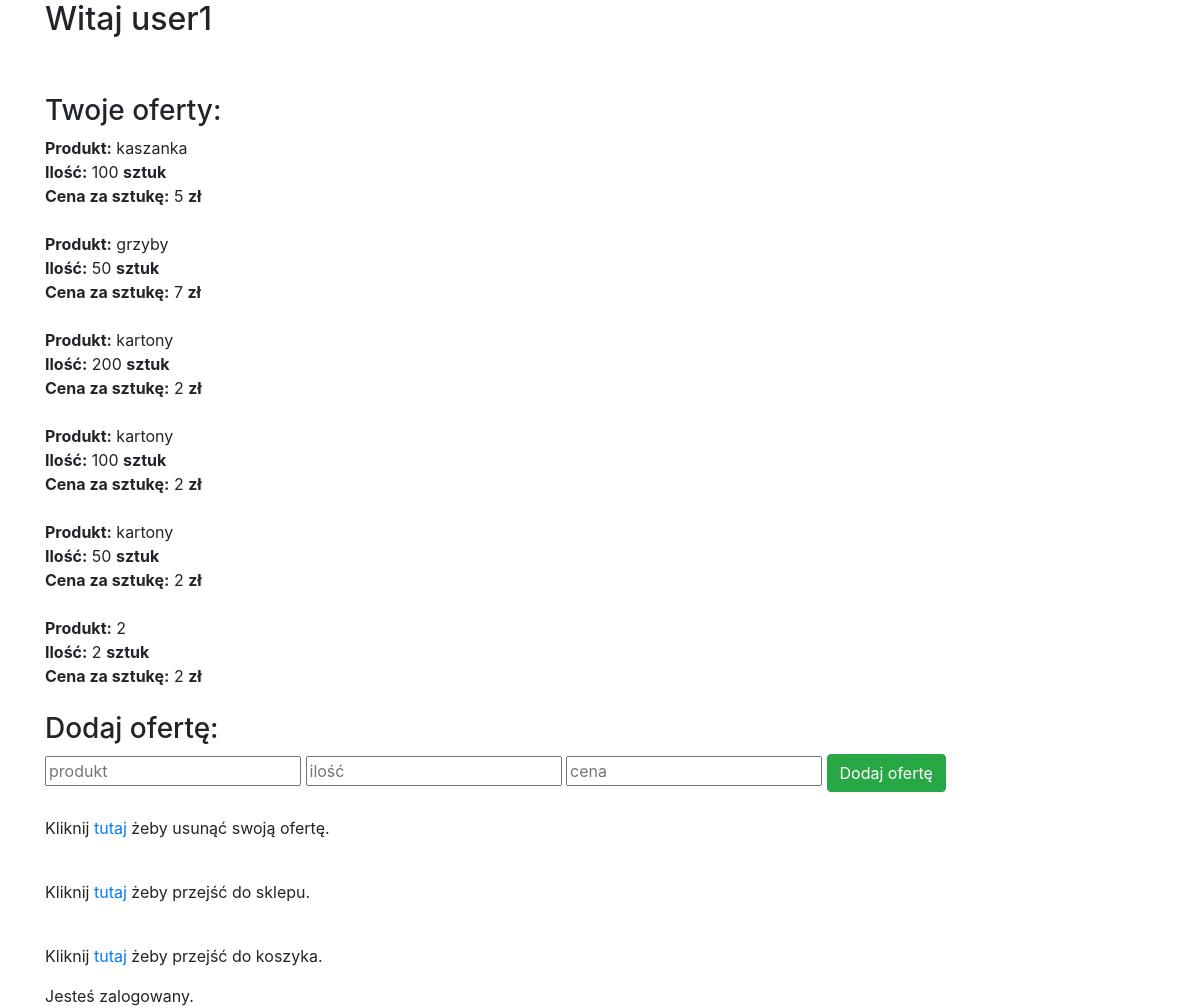
Page /offer (signed in) on the committed database.
### tables this page shows
CREATE TABLE offer(login TEXT NOT NULL, product TEXT, amount INT, price INT NOT NULL);

### app.py (the view, shortened to what this page needs)
@app.route('/offer', methods=['GET', 'POST'])
@login_required
def offer():
    g.db = connect_db()
    cur = g.db.execute('select * from offer where login=?', [session['log_in']])
    offers = []
    for row in cur.fetchall():
        offers.append(dict(name=row[1], amount=row[2], price=row[3]))
    g.db.close()
    return render_template('offer.html', offers=offers, username=session['log_in'])

### app.py (called while the page is built)
def login_required(f):
    @wraps(f)
    def wrap(*args, **kwargs):
        if 'user' in session:
            flash("Jesteś zalogowany.")
            return f(*args, **kwargs)
        else:
            flash('Aby korzystać z naszego sklepu musisz się zalogować!')
            return redirect(url_for('login'))
    return wrap

def connect_db():
    return sqlite3.connect(app.database)

### templates/offer.html
{% extends "base.html" %} {% block content %}
<h2>Witaj {{username}}</h2>
<br /><br />
<h3>Twoje oferty:</h3>
{% for product in offers %}
<strong>Produkt:</strong> {{ product.name }} <br>
<strong>Ilość:</strong> {{ product.amount }} <strong>sztuk</strong><br>
<strong>Cena za sztukę:</strong> {{ product.price }} <strong>zł</strong><br>
<br>
{% endfor %}
<h3>Dodaj ofertę:</h3>
<form action="" method="post">
  <input
    type="text"
    placeholder="produkt"
    name="ads"
    value="{{
          request.form.ads }}"
  />
  <input
    type="number"
    placeholder="ilość"
    name="amount"
    value="{{
          request.form.amount }}"
  />
  <input
    type="number"
    placeholder="cena"
    name="price"
    value="{{
          request.form.price }}"
  />
  <input class="btn btn-success" type="submit" value="Dodaj ofertę" /><br>
    </form>
<br>
<p>Kliknij <a href="/offerX">tutaj</a> żeby usunąć swoją ofertę.</p>
<br>
<p>Kliknij <a href="/shop">tutaj</a> żeby przejść do sklepu.</p>
<br>
<p>Kliknij <a href="/user">tutaj</a> żeby przejść do koszyka.</p>
{% endblock %}

### rows in the picture
offer: name "kaszanka", amount "100", price "5"
offer: name "grzyby", amount "50", price "7"
offer: name "kartony", amount "200", price "2"
offer: name "kartony", amount "100", price "2"
offer: name "kartony", amount "50", price "2"

### other values in the picture
{{ username }} "user1"
{{ product.name }} "2"
{{ product.amount }} "2"
{{ product.price }} "2"
{{ message }} "Jesteś zalogowany."
